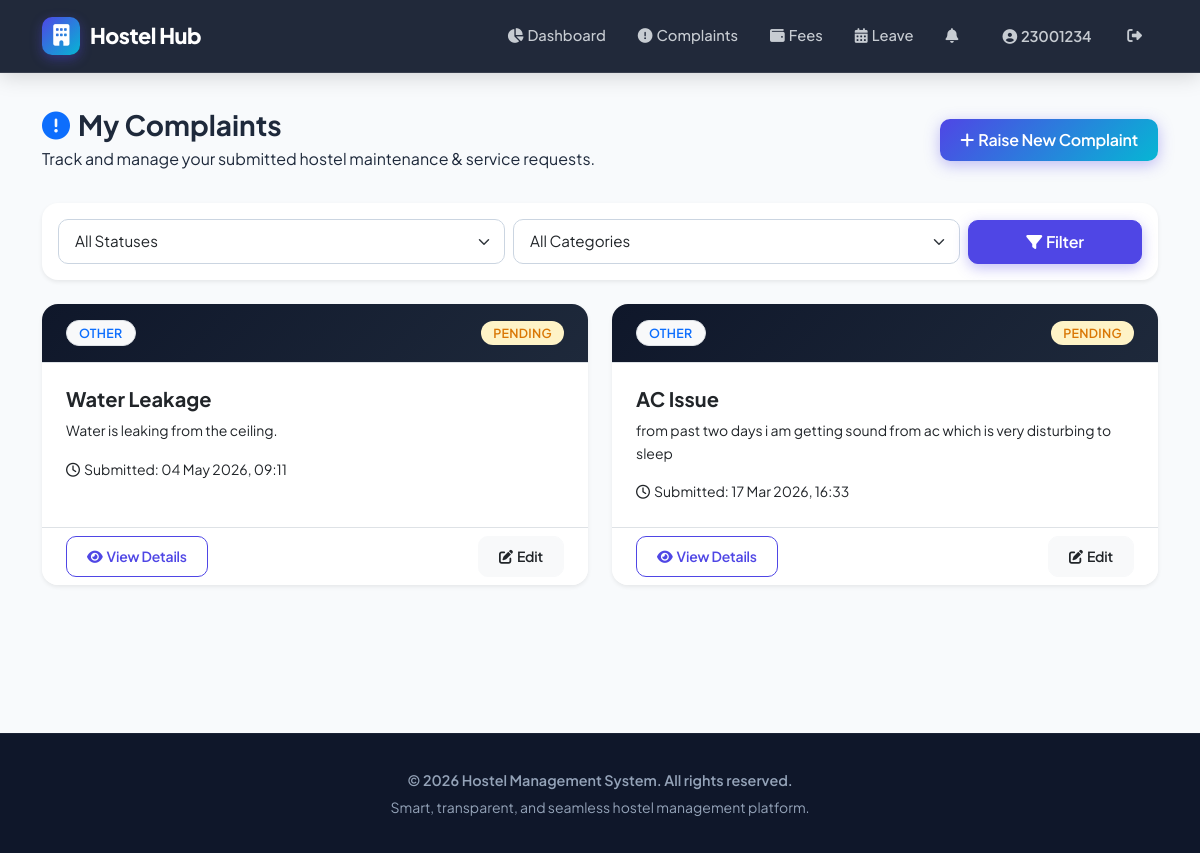
The app's page /complaints/ (signed in) with its own data.
### accounts/models.py (models this page shows, shortened)
class CustomUser(AbstractUser):
    ROLE_CHOICES = (
        ('admin', 'Admin'),
        ('warden', 'Warden'),
        ('student', 'Student'),
    )
    role = models.CharField(max_length=10, choices=ROLE_CHOICES)
    phone_regex = RegexValidator(regex=r'^\+?1?\d{9,15}$', message="Phone number must be entered in the format '+999999999'.")
    phone_number = models.CharField(validators=[phone_regex], max_length=17, blank=True, null=True)
    is_active = models.BooleanField(default=True)
    profile_picture = models.ImageField(upload_to='profile_pictures/', blank=True, null=True)
    created_at = models.DateTimeField(auto_now_add=True)
    updated_at = models.DateTimeField(auto_now=True)
    last_login_ip = models.GenericIPAddressField(blank=True, null=True)
    @property
    def unread_notifications_count(self):
        return self.notifications.filter(is_read=False).count()
    class Meta:
        ordering = ['-created_at']
        indexes = [
            models.Index(fields=['role']),
            models.Index(fields=['email']),
            models.Index(fields=['is_active']),
        ]

### operations/models.py (models this page shows, shortened)
class Complaint(models.Model):
    PRIORITY_CHOICES = (
        ('low', 'Low'),
        ('medium', 'Medium'),
        ('high', 'High'),
        ('critical', 'Critical'),
    )
    STATUS_CHOICES = (
        ('pending', 'Pending'),
        ('in_progress', 'In Progress'),
        ('resolved', 'Resolved'),
        ('closed', 'Closed'),
        ('rejected', 'Rejected'),
    )
    CATEGORY_CHOICES = (
        ('room', 'Room Issues'),
        ('water', 'Water/Sanitation'),
        ('electricity', 'Electricity'),
        ('maintenance', 'Maintenance'),
        ('food', 'Food/Mess'),
        ('other', 'Other'),
    )
    student = models.ForeignKey(StudentProfile, on_delete=models.CASCADE, related_name='complaints')
    warden = models.ForeignKey(WardenProfile, on_delete=models.SET_NULL, null=True, blank=True, related_name='assigned_complaints')
    title = models.CharField(max_length=100)
    description = models.TextField()
    category = models.CharField(max_length=20, choices=CATEGORY_CHOICES, default='other')
    priority = models.CharField(max_length=10, choices=PRIORITY_CHOICES, default='medium')
    status = models.CharField(max_length=15, choices=STATUS_CHOICES, default='pending')
    attachment = models.FileField(upload_to='complaint_attachments/', blank=True, null=True)
    room_number = models.CharField(max_length=20, blank=True)
    resolution_notes = models.TextField(blank=True)
    resolved_by = models.ForeignKey(WardenProfile, on_delete=models.SET_NULL, null=True, blank=True, related_name='resolved_complaints')
    created_at = models.DateTimeField(auto_now_add=True)
    updated_at = models.DateTimeField(auto_now=True)
    resolved_at = models.DateTimeField(null=True, blank=True)
    @property
    def is_editable(self):
        return self.status in ['pending', 'in_progress']
    class Meta:
        ordering = ['-created_at']
        indexes = [
            models.Index(fields=['status']),
            models.Index(fields=['created_at']),
            models.Index(fields=['student']),
        ]

### accounts/views.py (the view)
# urls.py: path('complaints/', login_required(views.student_complaints), name='student_complaints'),
@login_required
@user_passes_test(is_student)
def student_complaints(request):
    student = request.user.student_profile
    complaints = Complaint.objects.filter(student=student).order_by('-created_at')
    status_filter = request.GET.get('status')
    if status_filter:
        complaints = complaints.filter(status=status_filter)
    category_filter = request.GET.get('category')
    if category_filter:
        complaints = complaints.filter(category=category_filter)
    context = {
        'complaints': complaints,
        'status_choices': Complaint.STATUS_CHOICES,
        'category_choices': Complaint.CATEGORY_CHOICES,
        'selected_status': status_filter,
        'selected_category': category_filter,
    }
    return render(request, 'complaints/student_complaints.html', context)

### accounts/views.py (called while the page is built)
def is_student(user):
    return user.role == 'student'

### templates/complaints/student_complaints.html (shortened to what this page needs)
{% extends "base.html" %}
{% block content %}
<div class="d-flex justify-content-between align-items-center mb-4 pb-2">
    <div>
        <h3 class="fw-bold mb-1"><i class="fas fa-exclamation-circle text-primary me-2"></i>My Complaints</h3>
        <p class="text-slate-500 mb-0">Track and manage your submitted hostel maintenance & service requests.</p>
    </div>
    <a href="{% url 'add_complaint' %}" class="btn btn-gradient">
        <i class="fas fa-plus me-1"></i>Raise New Complaint
    </a>
</div>
<div class="card border-0 shadow-sm mb-4">
    <div class="card-body p-3">
        <form method="get" class="row g-2 align-items-center">
            <div class="col-md-5">
                <select name="status" class="form-select">
                    <option value="">All Statuses</option>
                </select>
            </div>
            <div class="col-md-5">
                <select name="category" class="form-select">
                    <option value="">All Categories</option>
                </select>
            </div>
            <div class="col-md-2">
                <button type="submit" class="btn btn-primary w-100">
                    <i class="fas fa-filter me-1"></i>Filter
                </button>
            </div>
        </form>
    </div>
</div>
{% if complaints %}
    <div class="row g-4">
        {% for complaint in complaints %}
            <div class="col-md-6">
                <div class="card h-100 border-0 shadow-sm">
                    <div class="card-header bg-white border-bottom py-3 d-flex justify-content-between align-items-center">
                        <span class="badge bg-light text-primary border fw-semibold">{{ complaint.get_category_display }}</span>
                        {% if complaint.status == 'pending' %}
                            <span class="badge badge-pending">Pending</span>
                        {% elif complaint.status == 'in_progress' %}
                            <span class="badge badge-info">In Progress</span>
                        {% elif complaint.status == 'resolved' %}
                            <span class="badge badge-resolved">Resolved</span>
                        {% elif complaint.status == 'rejected' %}
                            <span class="badge badge-rejected">Rejected</span>
                        {% else %}
                            <span class="badge bg-secondary">{{ complaint.get_status_display }}</span>
                        {% endif %}
                    </div>
                    <div class="card-body">
                        <h5 class="fw-bold mb-2 text-dark">{{ complaint.title }}</h5>
                        <p class="text-slate-600 small mb-3">{{ complaint.description|truncatewords:24 }}</p>
                        <div class="text-slate-500 small">
                            <i class="far fa-clock me-1"></i>Submitted: {{ complaint.created_at|date:"d M Y, H:i" }}
                        </div>
                    </div>
                    <div class="card-footer bg-white border-top py-2 d-flex justify-content-between align-items-center">
                        <a href="{% url 'complaint_detail' complaint.id %}" class="btn btn-sm btn-outline-primary">
                            <i class="fas fa-eye me-1"></i>View Details
                        </a>
                        {% if complaint.is_editable %}
                            <a href="{% url 'edit_complaint' complaint.id %}" class="btn btn-sm btn-light text-dark">
                                <i class="fas fa-edit me-1"></i>Edit
                            </a>
                        {% endif %}
                    </div>
                </div>
            </div>
        {% endfor %}
    </div>
{% endif %}
{% endblock %}

### templates/base.html (shortened to what this page needs)
<!DOCTYPE html>
<html lang="en">
<head>
    <link href="https://cdn.jsdelivr.net/npm/bootstrap@5.3.0/dist/css/bootstrap.min.css" rel="stylesheet">
    <link href="https://cdnjs.cloudflare.com/ajax/libs/font-awesome/6.4.0/css/all.min.css" rel="stylesheet">
</head>
<body>
    <nav class="navbar navbar-expand-lg navbar-dark navbar-custom">
        <div class="container">
            <a class="navbar-brand" href="/">
                <span class="brand-icon"><i class="fas fa-building text-white"></i></span>
                Hostel Hub
            </a>
            <div class="collapse navbar-collapse" id="navbarNav">
                <ul class="navbar-nav ms-auto align-items-center">
                    {% if user.is_authenticated %}
                        {% if user.role == 'student' %}
                            <li class="nav-item">
                                <a class="nav-link" href="{% url 'student_dashboard' %}">
                                    <i class="fas fa-chart-pie me-1"></i>Dashboard
                                </a>
                            </li>
                            <li class="nav-item">
                                <a class="nav-link" href="{% url 'student_complaints' %}">
                                    <i class="fas fa-exclamation-circle me-1"></i>Complaints
                                </a>
                            </li>
                            <li class="nav-item">
                                <a class="nav-link" href="{% url 'student_fees' %}">
                                    <i class="fas fa-wallet me-1"></i>Fees
                                </a>
                            </li>
                            <li class="nav-item">
                                <a class="nav-link" href="{% url 'student_leave_requests' %}">
                                    <i class="fas fa-calendar-alt me-1"></i>Leave
                                </a>
                            </li>
                        {% endif %}
                        <li class="nav-item">
                            <a class="nav-link position-relative" href="{% url 'notifications' %}">
                                <i class="fas fa-bell me-1"></i>
                            </a>
                        </li>
                        <li class="nav-item ms-lg-2">
                            <a class="nav-link btn btn-outline-light text-white px-3" href="{% url 'profile' %}">
                                <i class="fas fa-user-circle me-1"></i>{{ user.username }}
                            </a>
                        </li>
                        <li class="nav-item ms-lg-1">
                            <a class="nav-link text-danger" href="{% url 'logout' %}" title="Logout">
                                <i class="fas fa-sign-out-alt"></i>
                            </a>
                        </li>
                    {% endif %}
                </ul>
            </div>
        </div>
    </nav>
    <div class="main-container">
        <div class="container">
            {% block content %}{% endblock %}
        </div>
    </div>
    <footer>
        <div class="container">
            <p class="fw-semibold">&copy; 2026 Hostel Management System. All rights reserved.</p>
            <p class="text-slate-500 small mt-1">Smart, transparent, and seamless hostel management platform.</p>
        </div>
    </footer>
</body>
</html>

### templates/base.html (style rules this page uses)
:root { --primary: #4f46e5; --primary-dark: #3730a3; --primary-light: #818cf8; --secondary: #06b6d4; --success: #10b981; --warning: #f59e0b; --danger: #ef4444; --dark: #0f172a; --slate-800: #1e293b; --slate-600: #475569; --slate-500: #64748b; --slate-100: #f1f5f9; --light-bg: #f8fafc; --card-shadow: 0 10px 25px -5px rgba(0, 0, 0, 0.05), 0 8px 10px -6px rgba(0, 0, 0, 0.03); --hover-shadow: 0 20px 30px -10px rgba(79, 70, 229, 0.15); --gradient-primary: linear-gradient(135deg, #4f46e5 0%, #06b6d4 100%); --gradient-dark: linear-gradient(135deg, #0f172a 0%, #1e293b 100%); --gradient-card: linear-gradient(135deg, #ffffff 0%, #f8fafc 100%); }
* { margin: 0; padding: 0; box-sizing: border-box; }
body { font-family: 'Plus Jakarta Sans', -apple-system, BlinkMacSystemFont, sans-serif; background-color: var(--light-bg); color: var(--slate-800); line-height: 1.6; }
.navbar-custom { background: rgba(15, 23, 42, 0.92); backdrop-filter: blur(12px); -webkit-backdrop-filter: blur(12px); border-bottom: 1px solid rgba(255, 255, 255, 0.1); position: sticky; top: 0; z-index: 1050; padding: 12px 0; box-shadow: 0 4px 20px rgba(0, 0, 0, 0.15); }
.navbar-brand { font-weight: 800; font-size: 1.35rem; color: #ffffff !important; letter-spacing: -0.5px; display: flex; align-items: center; }
.brand-icon { background: var(--gradient-primary); width: 38px; height: 38px; border-radius: 10px; display: inline-flex; align-items: center; justify-content: center; margin-right: 10px; box-shadow: 0 4px 12px rgba(79, 70, 229, 0.4); }
.nav-link { color: rgba(241, 245, 249, 0.8) !important; font-weight: 500; font-size: 0.92rem; padding: 8px 14px !important; border-radius: 8px; transition: all 0.25s ease; margin: 0 2px; }
.main-container { min-height: calc(100vh - 140px); padding: 35px 0 50px 0; }
.card { border: 1px solid rgba(226, 232, 240, 0.8); border-radius: 16px; background: #ffffff; box-shadow: var(--card-shadow); transition: transform 0.3s cubic-bezier(0.4, 0, 0.2, 1), box-shadow 0.3s cubic-bezier(0.4, 0, 0.2, 1); overflow: hidden; }
.card-header { background: var(--gradient-dark); color: #ffffff; border-bottom: none; padding: 18px 24px; font-weight: 700; }
.card-body { padding: 24px; }
.card-footer { background: #f8fafc; border-top: 1px solid #f1f5f9; padding: 16px 24px; }
.btn { font-weight: 600; border-radius: 10px; padding: 9px 20px; transition: all 0.25s cubic-bezier(0.4, 0, 0.2, 1); letter-spacing: -0.2px; }
.btn-primary { background: var(--primary); border-color: var(--primary); box-shadow: 0 4px 14px rgba(79, 70, 229, 0.35); }
.btn-gradient { background: var(--gradient-primary); color: white; border: none; box-shadow: 0 4px 15px rgba(79, 70, 229, 0.35); }
.btn-outline-primary { color: var(--primary); border-color: var(--primary); }
.badge { padding: 6px 12px; border-radius: 20px; font-weight: 600; font-size: 0.78rem; letter-spacing: 0.3px; text-transform: uppercase; }
.badge-pending, .bg-warning { background-color: #fef3c7 !important; color: #d97706 !important; }
.form-control, .form-select { border-radius: 10px; border: 1.5px solid #cbd5e1; padding: 10px 16px; font-size: 0.95rem; transition: all 0.2s ease; }
footer { background: var(--dark); color: #94a3b8; padding: 35px 0; text-align: center; border-top: 1px solid rgba(255,255,255,0.05); }
footer p { margin-bottom: 0; font-size: 0.9rem; }

### records on screen
CustomUser: username "23001234"
Complaint: category "OTHER", status "PENDING", title "Water Leakage", description "Water is leaking from the ceiling.", created_at "04 May 2026, 09:11"
Complaint: category "OTHER", status "PENDING", title "AC Issue", description "from past two days i am getting sound from ac which is very disturbing to sleep", created_at "17 Mar 2026, 16:33"
